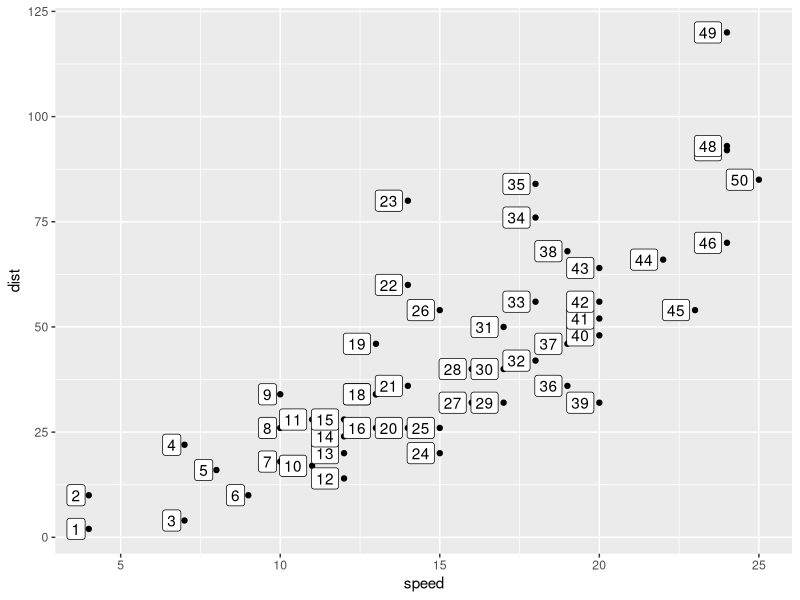
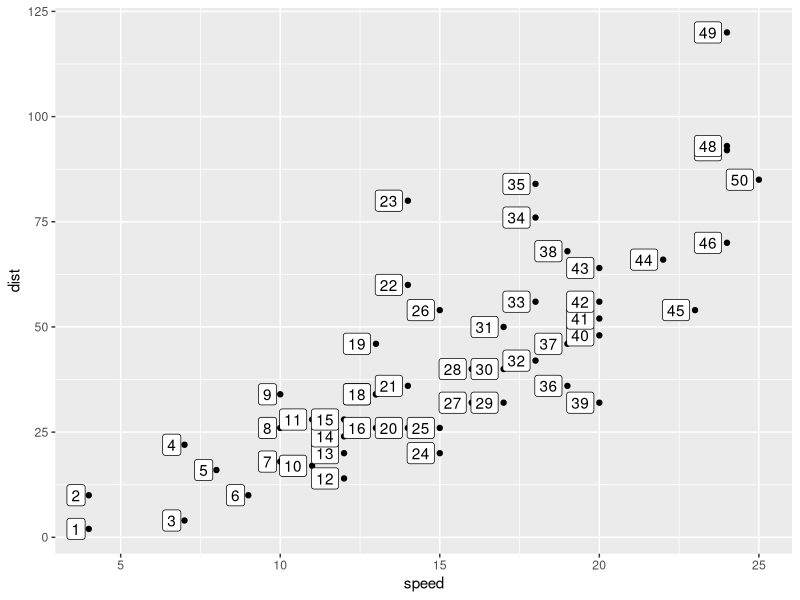
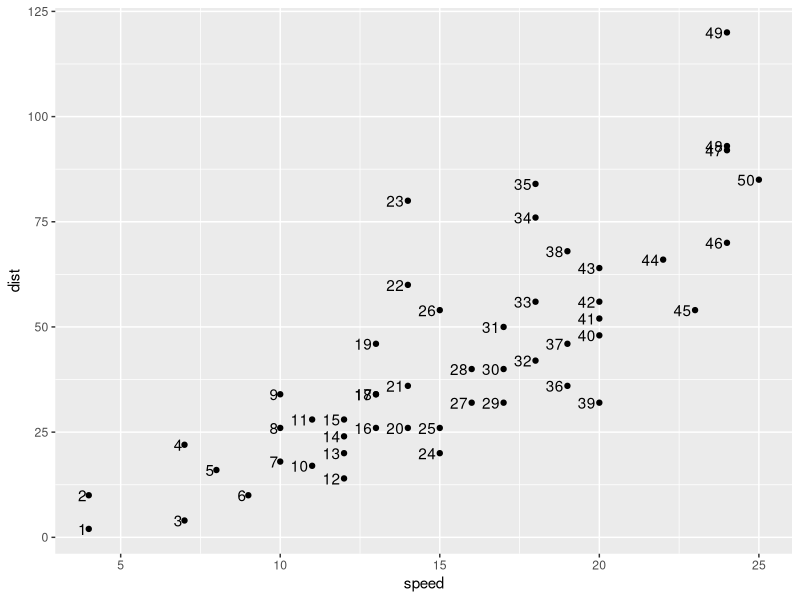
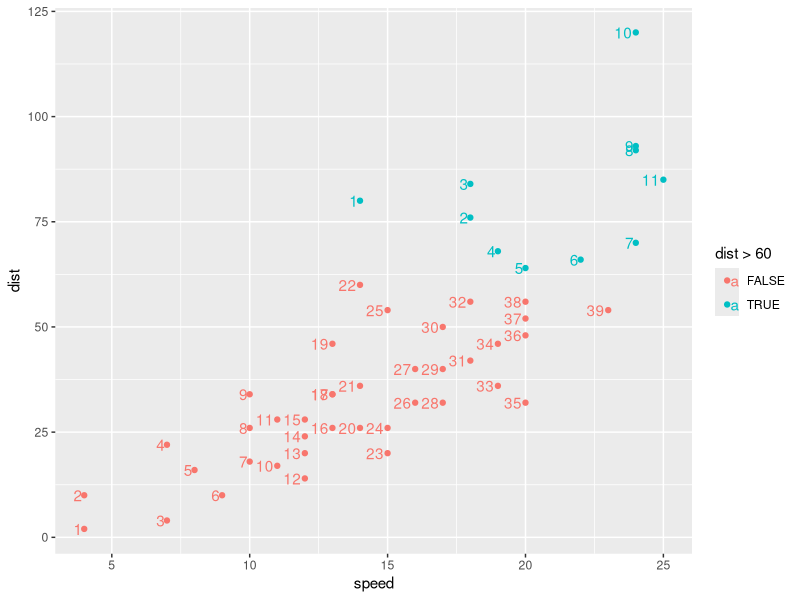
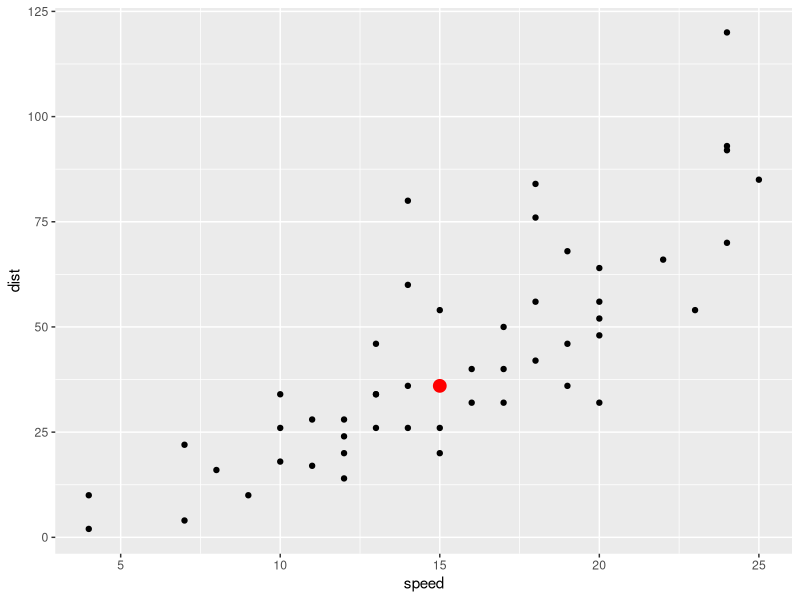
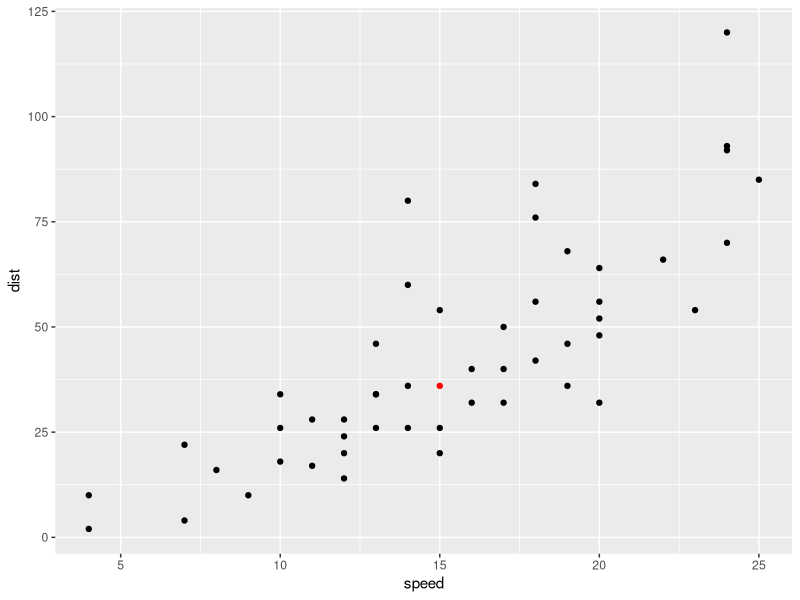
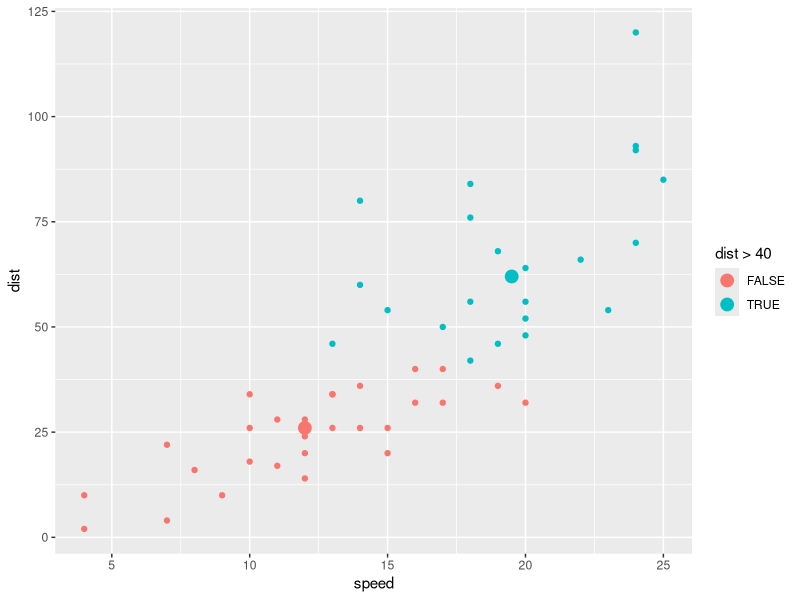
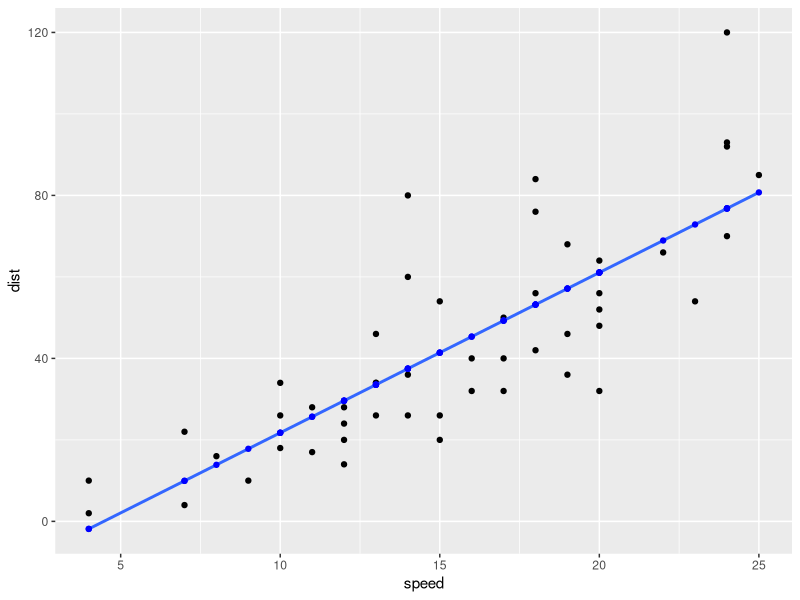

Source code (R) for these figures, in order:
## ---- chunk 1
knitr::opts_chunk$set(echo = TRUE, message = F, warning = F)
## ---- chunk 2
library(tidyverse)
cars %>% 
  mutate(id_number = row_number()) %>% 
  ggplot() + 
  aes(x = speed, y = dist) + 
  geom_point() + 
  geom_label(aes(label = id_number), 
             hjust = 1.2)
## ---- chunk 3
compute_group_row_number <- function(data, scales){
  
  data %>% 
    # add an additional column called label
    mutate(label = row_number())
  
}

# step 1b test the computation function 
cars %>% 
  # input must have required aesthetic inputs 
  rename(x = speed, y = dist) %>% 
  compute_group_row_number() %>% 
  head()
## ---- chunk 4
StatRownumber <- ggplot2::ggproto(`_class` = "StatRownumber",
                                  `_inherit` = ggplot2::Stat,
                                  required_aes = c("x", "y"),
                                  compute_group = compute_group_row_number)
## ---- chunk 5
stat_label_row_number <- function(mapping = NULL, data = NULL,
                                  geom = "label",
                           position = "identity", na.rm = FALSE,
                           show.legend = NA,
                           inherit.aes = TRUE, ...) {
  ggplot2::layer(
    stat = StatRownumber, # proto object from step 2
    geom = geom, # inherit other behavior; defaults to GeomLabel
    data = data, 
    mapping = mapping,
    position = position, 
    show.legend = show.legend, 
    inherit.aes = inherit.aes,
    params = list(na.rm = na.rm, ...)
  )
}
## ---- chunk 6
cars %>% 
  ggplot() + 
  aes(x = speed, y = dist) + 
  geom_point() + 
  stat_label_row_number(hjust = 1.2) # function in action
## ---- chunk 7
cars %>% 
  ggplot() + 
  aes(x = speed, y = dist) + 
  geom_point() + 
  stat_label_row_number(hjust = 1.2, geom = "text") # or `geom = GeomText`
## ---- chunk 8
last_plot() + 
  aes(color = dist > 60) # Computation is within group
## ---- chunk 9
paste0("(", 1, ", ",3., ")")
## ---- chunk 10
cars %>% 
  summarize(dist_median = median(dist),
            speed_median = median(speed)) ->
cars_medians

cars %>% 
  ggplot() + 
  aes(x = speed) + 
  aes(y = dist) + 
  geom_point() + 
  geom_point(data = cars_medians,
    color = "red", size = 4,
             aes(x = speed_median,
                 y = dist_median))
## ---- chunk 11
compute_group_xy_medians<- function(data, scales){
  data%>% 
    summarize(x = median(x),
            y = median(y)) ->
xy_medians
  xy_medians
}
cars%>%
  rename(x= speed, y=dist)%>%
  compute_group_xy_medians()
## ---- chunk 12
StatXYMedians<-ggplot2::ggproto(`_class` = "StatXYMedians",
                                  `_inherit` = ggplot2::Stat,
                                  required_aes = c("x", "y"),
                                  compute_group = compute_group_xy_medians)
## ---- chunk 13
geom_point_xy_medians <- function(mapping = NULL, data = NULL,
                           position = "identity", na.rm = FALSE,
                           show.legend = NA,
                           inherit.aes = TRUE, ...) {
  ggplot2::layer(
    stat = StatXYMedians, # proto object from step 2
    geom = ggplot2::GeomPoint, # inherit other behavior
    data = data, 
    mapping = mapping,
    position = position, 
    show.legend = show.legend, 
    inherit.aes = inherit.aes,
    params = list(na.rm = na.rm, ...)
  )
}
## ---- chunk 14
cars%>%
  ggplot()+
  aes(x=speed, y=dist)+
  geom_point()+
  geom_point_xy_medians(color= "red")
## ---- chunk 15
cars%>%
  ggplot()+
  aes(x=speed, y=dist, color= dist>40)+
  geom_point()+
  geom_point_xy_medians(size = 4)
## ---- chunk 16
model <- lm(formula = dist ~ speed, data = cars) 

cars %>% 
  mutate(fitted = model$fitted.values) ->
cars_w_fitted

cars %>% 
  ggplot() + 
  aes(x = speed, y = dist) +
  geom_point() + 
  geom_smooth(method = "lm", se = F) + 
  geom_point(data = cars_w_fitted,
             aes(y = fitted),
             color = "blue")
## ---- chunk 17
compute_group_lm_fitted<- function(data, scales){
  model<-lm(formula= y~x, data=data)
  data%>% 
    mutate(y=model$fitted.values)-> data_w_fitted
  data_w_fitted
}
cars%>%
  rename(x= speed, y=dist)%>%
  compute_group_lm_fitted()
## ---- chunk 18
StatLmFitted<-ggplot2::ggproto(`_class` = "StatLmFitted",
                                  `_inherit` = ggplot2::Stat,
                                  required_aes = c("x", "y"),
                                  compute_group = compute_group_lm_fitted)
## ---- chunk 19
geom_point_lm_fitted <- function(mapping = NULL, data = NULL,
                           position = "identity", na.rm = FALSE,
                           show.legend = NA,
                           inherit.aes = TRUE, ...) {
  ggplot2::layer(
    stat = StatLmFitted, # proto object from step 2
    geom = ggplot2::GeomPoint, # inherit other behavior
    data = data, 
    mapping = mapping,
    position = position, 
    show.legend = show.legend, 
    inherit.aes = inherit.aes,
    params = list(na.rm = na.rm, ...)
  )
}
## ---- chunk 20
cars %>% 
  ggplot() + 
  aes(x = speed, y = dist) +
  geom_point() + 
  geom_smooth(method="lm", se= F)+
  geom_point_lm_fitted(color="blue")
